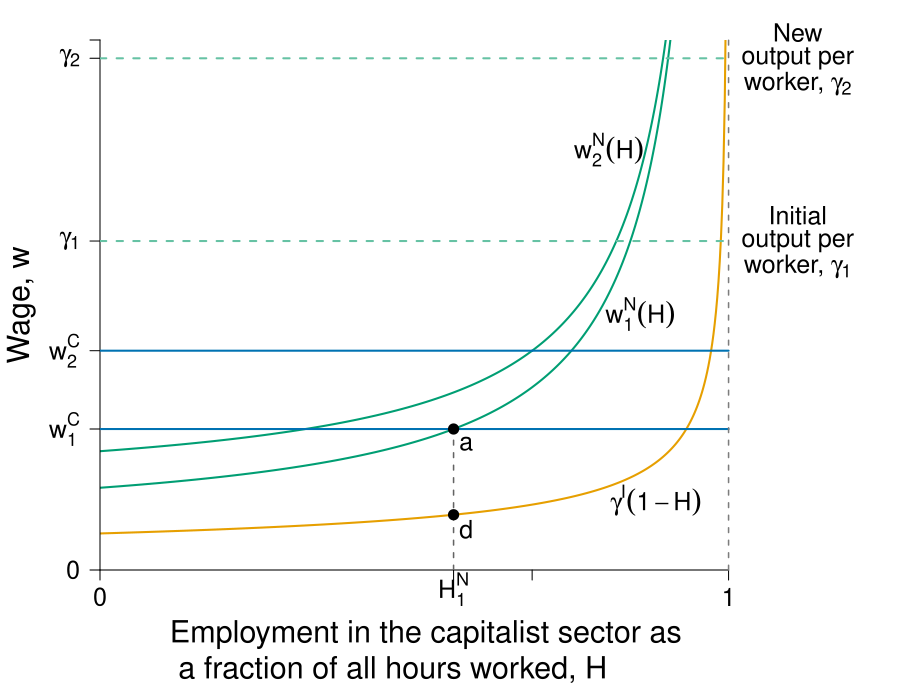

This chart was generated by the following R code:
require(ggplot2)
require(shape)
require(plotrix)
require(pBrackets)
pdf(file = "capitalism/lewis_development_slide2.pdf", width = 9, height = 7)

#Set parameters for graphics
axislabelsize <- 1.8
labelsize <- 1.5
namesize <- 1.8
annotatesize <- 1.5
graphlinewidth <- 2
segmentlinewidth <- 1.5

COL <- c("#7fc97f", "#beaed4", "#fdc086", "#ffff99", "#386cb0", "#f0027f", "#bf5b17", "#666666")
COLA <- c("#e0f3db", "#99d8c9","#66c2a4","#41ae76", "#238b45", "#005824")
COLB <- c("#4eb3d3", "#2b8cbe", "#0868ac","#084081")
CBCols <- c("#009E73","#0072B2","#E69F00","#CC79A7", "#F0E442","#D55E00")

WageFn <- function(h, ubar = 0.1, B = 0.1, t = 0.8) {
  B + ubar + (ubar - ubar*t +  ubar*t*h )/(t*(1 - h))
}

wCompCond <- function(b, rho = 0.05, gamma = prodlvls[1]){
  ((1 - b)/(1 + rho))*gamma
}

LewisFallback <- function(h, constant = 0.1, alpha = 0.5){
  constant*(1 - h)^(alpha - 1)
}

#Ylims in this figure are set at 40 for legacy reasons, 
#so multiply by 40 to get the y coordinates; was too hard 
#to re-do everything
#wCompCond(b = 0.5)*40
#Work out the x-coordinates where the Wage function 
#equals the competition condition at the parameters
x <- seq(xlims[1], xlims[2], length.out = npts)
barriers <- 0.55
oppcost <- 0.05
prodlvls <- c(0.9, 1.4)
benefits <- c(0.1, 0.2)

eq1 <- uniroot(function(x)  WageFn(x) - wCompCond(b = barriers[1], rho = oppcost[1])  , c(.01,1), tol=1e-8)   
eq2 <- uniroot(function(x)  WageFn(x, B = benefits[2]) - wCompCond(b = barriers[1], gamma = prodlvls[2], rho = oppcost[1])  , c(.01,1), tol=1e-8)   

emplvls <- c(as.numeric(eq1[1]), as.numeric(eq2[1]))
wagelvls <- c(wCompCond(b = barriers[1]), wCompCond(b = barriers[1], gamma = prodlvls[2]))
fallbacklvls <- c(LewisFallback(emplvls[1]), LewisFallback(emplvls[2]))



#COL <- c("#1B9E77", "#D95F02", "#7570B3", "#E7298A", "#66A61E", "#E6AB02", "#A6761D", "#666666")
COL <- c("#7fc97f", "#beaed4", "#fdc086", "#ffff99")
par(mar =  c(6.5, 5, 2, 7))
xlims <- c(0, 1.05)
ylims <- c(0, 1.45)


plot(0, 0, xlim = xlims, ylim = ylims, type = "n",
     xlab = expression(paste("")),
     ylab = expression(paste("")),
     xaxt = "n", 
     yaxt = "n",
     cex.lab = axislabelsize, 
     line = 2.5,
     bty = "n", 
     xaxs="i", 
     yaxs="i")

npts <- 500 
npts2 <- 501
#Specify the sequences of points for graphing. 
xx1 <- seq(xlims[1], 1, length.out = npts)
xx2 <- seq(xlims[1], xlims[2], length.out = npts)
xx3 <- seq(xlims[1], xlims[2], length.out = npts2)
xx4 <- seq(xlims[1], 25, length.out = npts2)
xx5 <- seq(xlims[1], 0.75, length.out = npts2)

# Shade below green line
# polygon(c(0, xx2, xlims[2]), 
#         c(0, WageFn(xx2), 0), border = FALSE, col = COLA[1])
# rect(0.99, 0, 1, 1, border = FALSE, col = COLA[1])

#Axis labels
text(0.5*xlims[2], -0.275, expression(paste("Employment in the capitalist sector as \n a fraction of all hours worked, H")), cex = axislabelsize, xpd = TRUE)
text(-0.125, 0.5*ylims[2], expression(paste("Wage, ", w)), cex = axislabelsize, xpd = TRUE, srt = 90)


#Draw the lines for the graphs
lines(xx1, WageFn(xx1), col = CBCols[1], lwd = graphlinewidth)
lines(xx1, WageFn(xx1, B = benefits[2]), col = CBCols[1], lwd = graphlinewidth)

lines(xx1, LewisFallback(xx1), col = CBCols[3], lwd = graphlinewidth)


#Annotation of the  graphs
#Wage curves
#text(0.96, 1.6, expression(paste("Wage curves")), cex = labelsize, xpd = TRUE)
text(0.81, 1.15, expression(paste(w[2]^N*(H) )), cex = labelsize, xpd = TRUE)
text(0.86, 0.7, expression(paste(w[1]^N*(H) )), cex = labelsize, xpd = TRUE)
text(0.885, 0.19, expression(paste(gamma^I*(1 - H))), cex = labelsize, xpd = TRUE)

#text(0.75, 38, expression(paste("Employment level, ", H^N)), cex = labelsize,  xpd = TRUE)
# text(0.71, 43, expression(paste("Employment")), cex = labelsize,  xpd = TRUE)
# text(0.71, 41, expression(paste("level, ", H^N)), cex = labelsize,  xpd = TRUE)


#Arrows(0.8, 15, 0.8, 19, col = "black", lty = 1, lwd = 2, arr.type = "triangle")
#Arrows(0.8, 15, 0.8, 6, col = "black", lty = 1, lwd = 2, arr.type = "triangle")
#text(0.92, 12.5, expression(paste("Employment Rent")))


#Customize ticks and labels for the plot
ticksy <- c(0, wagelvls[1], wagelvls[2], prodlvls, ylims[2])
ylabels <- c(0, expression(paste(w[1]^C)), expression(paste(w[2]^C)), expression(paste(gamma[1])), expression(paste(gamma[2])), NA)
ticksx <- c(0, emplvls, 1)
xlabels <- c(0, expression(paste(H[1]^N)), NA, 1)
axis(1, at = ticksx, pos = 0, labels = xlabels, cex.axis = labelsize)
axis(2, at = ticksy, pos = 0, labels = ylabels, las = 1, cex.axis = labelsize)



#Competition conditions
#CC1
segments(0, wagelvls[1], emplvls[1], wagelvls[1], lty = 1, lwd = graphlinewidth, col = CBCols[2])
segments(emplvls[1], wagelvls[1], 1, wagelvls[1], lty = 1, lwd = graphlinewidth, col = CBCols[2])
segments(emplvls[1], 0, emplvls[1], wagelvls[1], lty = 2, lwd = segmentlinewidth, col = grays[22])

#CC2
segments(0, wagelvls[2], emplvls[2], wagelvls[2], lty = 1, lwd = graphlinewidth, col = CBCols[2])
segments(emplvls[2], wagelvls[2], 1, wagelvls[2], lty = 1, lwd = graphlinewidth, col = CBCols[2])
#segments(emplvls[2], 0, emplvls[2], wagelvls[2], lty = 2, lwd = segmentlinewidth, col = grays[22])


# Gammas
#gamma 1
segments(0, prodlvls[1], 1, prodlvls[1], lty = 2, lwd = 2, col = COLA[3])
#gamma 2
segments(0, prodlvls[2], 1, prodlvls[2], lty = 2, lwd = 2, col = COLA[3])

text(1.11, prodlvls[1] + 0.07, expression(paste("Initial")), cex = labelsize,  xpd = TRUE)
text(1.11, prodlvls[1] , expression(paste("output per")), cex = labelsize,  xpd = TRUE)
text(1.11, prodlvls[1] - 0.07, expression(paste("worker, ", gamma[1])), cex = labelsize,  xpd = TRUE)


text(1.11, 1.47, expression(paste("New")), cex = labelsize,  xpd = TRUE)
text(1.11, 1.4, expression(paste("output per")), cex = labelsize,  xpd = TRUE)
text(1.11, 1.33, expression(paste("worker, ", gamma[2])), cex = labelsize,  xpd = TRUE)

# Supply of labor
segments(1, 0, 1, ylims[2], lty = 2, lwd = segmentlinewidth, col = grays[20], xpd = TRUE)
# text(1.11, 0.15, expression(paste("Supply of")), cex = labelsize,  xpd = TRUE)
# text(1.11, 0.08, expression(paste("labor, ", H == 1)), cex = labelsize,  xpd = TRUE)


#points(emplvls[2], wagelvls[2], pch = 16, col = "black", cex = 1.5)
#text(emplvls[2] - 0.02, wagelvls[2] + 0.04,  expression(paste("b")), cex = labelsize)

points(emplvls[1], wagelvls[1], pch = 16, col = "black", cex = 1.5)
text(emplvls[1] + 0.02, wagelvls[1] - 0.04,  expression(paste("a")), cex = labelsize)

points(emplvls[1], fallbacklvls[1], pch = 16, col = "black", cex = 1.5)
text(emplvls[1] + 0.02, fallbacklvls[1] - 0.04,  expression(paste("d")), cex = labelsize)



#Unemployment benefits & a
#segments(0, 5, 1.2, 5, lty = 2, lwd = 2, col = "darkgray")
#segments(0, 2.5, 1.2, 2.5, lty = 2, lwd = 2, col = "darkgray")

#Zero profit condition
text(1.12, 19, expression(paste("Competition")), cex = labelsize, xpd = TRUE)
text(1.12, 17, expression(paste("condition, ", w^C)), cex = labelsize, xpd = TRUE)
#text(1.02, 21.25, expression(paste(w == bar(Delta))), cex = labelsize, xpd = TRUE)

# text(0.25, 23, expression(paste("Firms leaving")), cex = labelsize)
# text(0.25, 17, expression(paste("Firms entering")), cex = labelsize)

# Arrows(0.6, 19, 0.6, 10, col = "black", lty = 1, lwd = 2, arr.type = "triangle")
# text(0.42, 28, expression(paste("If the ", w>w^c,  " profits will")), cex = labelsize)
# text(0.42, 26, expression(paste("be insufficient and firms")), cex = labelsize)
# text(0.42, 24, expression(paste("will leave")), cex = labelsize)

# text(0.6, 7, expression(paste("No")), cex = labelsize)
# text(0.6, 5, expression(paste("production")), cex = labelsize)

#text(0.97, 6, expression(paste(B + a/t)))
#text(0.97, 3.5, expression(paste(B, " (unemployment benefits)")))
#text(1.08, 36, expression(paste("level of")))
#text(1.08, 34, expression(paste("employment, ", bar(H))))

#Profits
brackets(x1 = 1.02, y1 = 29.8, x2 = 1.02, y2 = 20.2,  
         ticks = 0.5, curvature = 0.5, type = 1, 
         col = "black", lwd = 2, h = 0.03,
         lty = 1, xpd = TRUE)
text(1.14, 25, expression(paste("Profits, ", pi^A)), cex = labelsize, xpd = TRUE)

# text(0.55, 15, expression(paste("Wages")))
# Arrows(0.5, 18, 0.5, 12, col = "black", lty = 1, lwd = 2, arr.type = "triangle")
# Arrows(0.5, 12, 0.5, 18, col = "black", lty = 1, lwd = 2, arr.type = "triangle")


dev.off()
